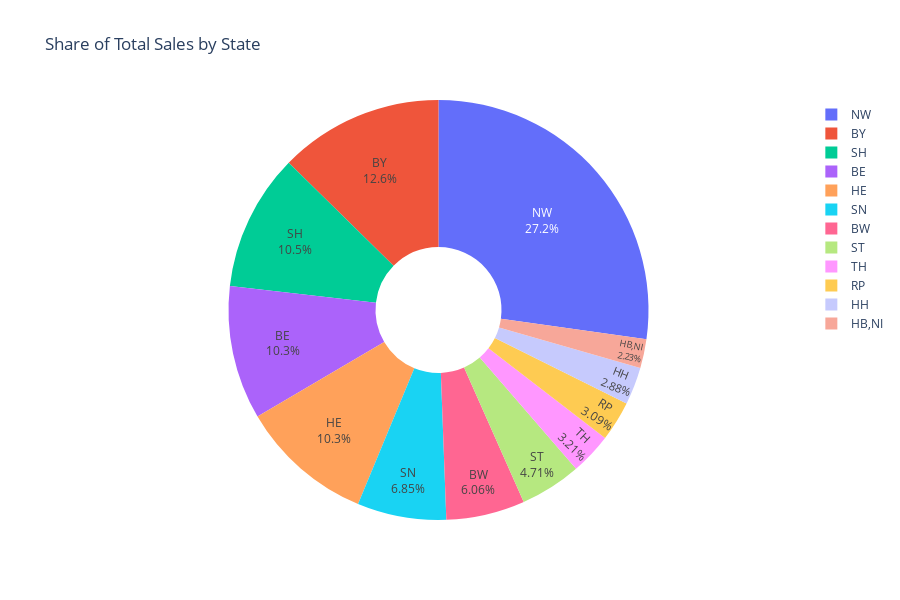

The notebook cell this image was saved under:
### Code cell
import plotly.express as px

# Aggregate total sales per state
state_sales = (
    train.groupby("State")["Sales"]
    .sum()
    .reset_index()
    .sort_values("Sales", ascending=False)
)

fig = px.pie(
    state_sales,
    names="State",
    values="Sales",
    title="Share of Total Sales by State",
    hole=0.3,  # donut chart for readability
)

fig.update_traces(textposition="inside", textinfo="percent+label")

fig.update_layout(height=600)

fig.show()

### Figure 1 — Plotly figure (JSON) as saved in the notebook; plotly's stock layout.template omitted (floating-point values rounded to 4 significant figures)
{"data": [{"domain": {"x": [0, 1], "y": [0, 1]}, "hole": 0.3, "hovertemplate": "State=%{label}<br>Sales=%{value}<extra></extra>", "labels": ["NW", "BY", "SH", "BE", "HE", "SN", "BW", "ST", "TH", "RP", "HH", "HB,NI"], "legendgroup": "", "name": "", "showlegend": true, "textinfo": "percent+label", "textposition": "inside", "type": "pie", "values": [1598936483, 742361827, 618426981, 604709903, 603605998, 402442109, 355745661, 276915114, 188595349, 181243703, 169053366, 131144129]}], "layout": {"height": 600, "legend": {"tracegroupgap": 0}, "title": {"text": "Share of Total Sales by State"}}}
